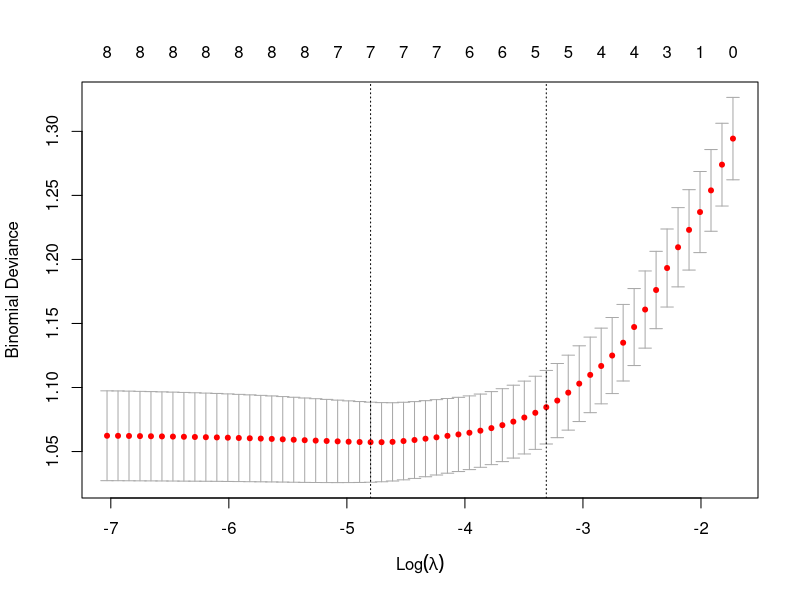
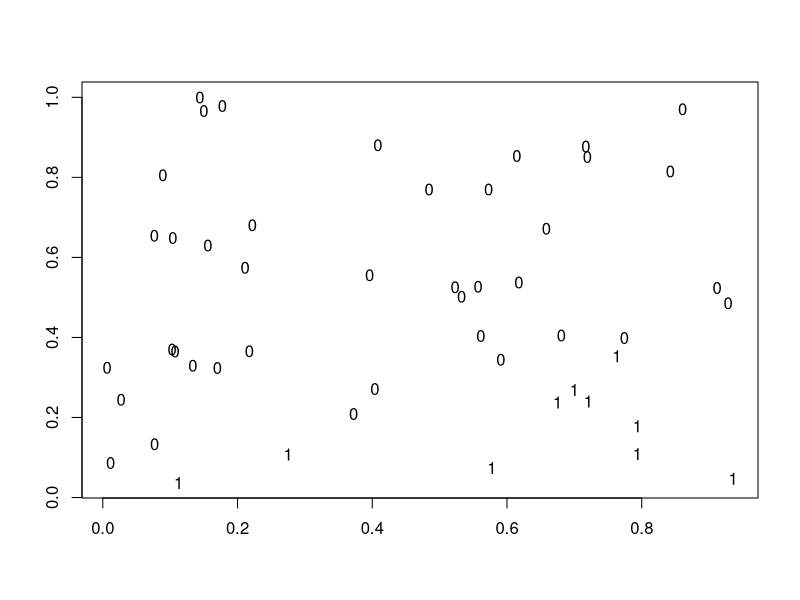

R code for these plots, in order:
## ---- chunk 1
knitr::opts_chunk$set(echo = TRUE)
## ---- chunk 2
SAheart = read.csv("data/week8/SAheart.csv", header=TRUE)
## ---- chunk 3
heart.logistic = glm(chd~., data=SAheart, family=binomial)
summary(heart.logistic)
## ---- chunk 4
yhat = (heart.logistic$fitted.values>0.5)
table(yhat, SAheart$chd)
## ---- chunk 5
p.hat=heart.logistic$fitted.values;

-2*(sum(log(p.hat[SAheart$chd==1])) + sum(log(1-p.hat[SAheart$chd==0])))
## ---- chunk 6
p0.hat = rep(mean(SAheart$chd), length(SAheart$chd));

-2*(sum(log(p0.hat[SAheart$chd==1])) + sum(log(1-p0.hat[SAheart$chd==0])))
## ---- chunk 7
## Computation of the negative log-lik
logistic.loglik <- function(b, x, y)
    {
        bm = as.matrix(b)
        xb =  x %*% bm
        # this returns the negative loglikelihood
        return(sum(y*xb) - sum(log(1 + exp(xb))))
    }

## Gradient
logistic.gradient <- function(b, x, y)
    {
        bm = as.matrix(b) 
        expxb =  exp(x %*% bm)
        return(t(x) %*% (y - expxb/(1+expxb)))
}

## We can now use the `optim` function to solve the problem:

SAheart$famhist = ifelse(SAheart$famhist=="Present",1,0)
SAheart$famhist

x = as.matrix(cbind("intercept" = 1, SAheart[, 2:10]))
y = as.matrix(SAheart[,11])
b = rep(0, ncol(x))  

# Because we defined the negative of the log-likelihood, we do
# mazimization instead of minimization:

optim(b, fn = logistic.loglik, gr = logistic.gradient, method = "BFGS", x = x, y = y, control = list("fnscale" = -1))
## ---- chunk 8
step.logistic = step(heart.logistic, scope=list(upper=~., lower=~1))
## ---- chunk 9
library(glmnet)
lasso.fit = cv.glmnet(x = data.matrix(SAheart[, 2:10]), y = SAheart[,11], nfold = 10, family = "binomial")
  
plot(lasso.fit)

coef(lasso.fit, s="lambda.min")
## ---- chunk 10
x = matrix(runif(100), 50, 2)
y = ifelse(x[,1] - 2*x[,2]>0, 1, 0); 
plot(x[,1], x[,2], type="n", xlab="", ylab=""); 
text(x[,1], x[,2], y )
## ---- chunk 11
logistic.fit = glm(y~x, family = binomial)
## ---- chunk 12
round(logistic.fit$fitted.values, 0)
